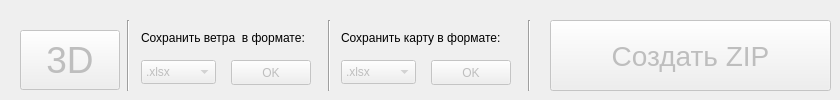
        <widget class="QWidget" name="output_data_tab">
         <attribute name="title">
          <string>Вывод</string>
         </attribute>
         <widget class="Line" name="save_wind_delimeter_line">
          <property name="geometry">
           <rect>
            <x>120</x>
            <y>20</y>
            <width>16</width>
            <height>71</height>
           </rect>
          </property>
          <property name="orientation">
           <enum>Qt::Vertical</enum>
          </property>
         </widget>
         <widget class="Line" name="sav_map_delimeter_line">
          <property name="geometry">
           <rect>
            <x>321</x>
            <y>20</y>
            <width>16</width>
            <height>71</height>
           </rect>
          </property>
          <property name="orientation">
           <enum>Qt::Vertical</enum>
          </property>
         </widget>
         <widget class="QComboBox" name="map_save_format_combo_box">
          <property name="enabled">
           <bool>false</bool>
          </property>
          <property name="geometry">
           <rect>
            <x>341</x>
            <y>60</y>
            <width>75</width>
            <height>24</height>
           </rect>
          </property>
          <item>
           <property name="text">
            <string>.xlsx</string>
           </property>
          </item>
          <item>
           <property name="text">
            <string>.jpg</string>
           </property>
          </item>
          <item>
           <property name="text">
            <string>.png</string>
           </property>
          </item>
          <item>
           <property name="text">
            <string>.jpeg</string>
           </property>
          </item>
         </widget>
         <widget class="QLabel" name="map_saver_format_label">
          <property name="geometry">
           <rect>
            <x>341</x>
            <y>30</y>
            <width>171</width>
            <height>16</height>
           </rect>
          </property>
          <property name="text">
           <string>Сохранить карту в формате:</string>
          </property>
         </widget>
         <widget class="QPushButton" name="save_map_button">
          <property name="enabled">
           <bool>false</bool>
          </property>
          <property name="geometry">
           <rect>
            <x>431</x>
            <y>60</y>
            <width>80</width>
            <height>25</height>
           </rect>
          </property>
          <property name="text">
           <string>OK</string>
          </property>
         </widget>
         <widget class="Line" name="save_in_zip_delimeter_line">
          <property name="geometry">
           <rect>
            <x>521</x>
            <y>20</y>
            <width>16</width>
            <height>71</height>
           </rect>
          </property>
          <property name="orientation">
           <enum>Qt::Vertical</enum>
          </property>
         </widget>
         <widget class="QPushButton" name="open_map_visualization_button">
          <property name="enabled">
           <bool>false</bool>
          </property>
          <property name="geometry">
           <rect>
            <x>20</x>
            <y>30</y>
            <width>100</width>
            <height>60</height>
           </rect>
          </property>
          <property name="minimumSize">
           <size>
            <width>100</width>
            <height>60</height>
           </size>
          </property>
          <property name="maximumSize">
           <size>
            <width>100</width>
            <height>60</height>
           </size>
          </property>
          <property name="baseSize">
           <size>
            <width>100</width>
            <height>50</height>
           </size>
          </property>
          <property name="font">
           <font>
            <pointsize>28</pointsize>
           </font>
          </property>
          <property name="toolTip">
           <string>&lt;html&gt;&lt;head/&gt;&lt;body&gt;&lt;p&gt;Открыть 3D визуализацию текущего обЪекта&lt;/p&gt;&lt;/body&gt;&lt;/html&gt;</string>
          </property>
          <property name="text">
           <string>3D</string>
          </property>
         </widget>
         <widget class="QPushButton" name="save_in_zip_button">
          <property name="enabled">
           <bool>false</bool>
          </property>
          <property name="geometry">
           <rect>
            <x>550</x>
            <y>20</y>
            <width>281</width>
            <height>71</height>
           </rect>
          </property>
          <property name="font">
           <font>
            <pointsize>21</pointsize>
           </font>
          </property>
          <property name="text">
           <string>Создать ZIP</string>
          </property>
          <property name="icon">
           <iconset resource="res.qrc">
            <normaloff>:/imgs/images/zip.png</normaloff>:/imgs/images/zip.png</iconset>
          </property>
          <property name="iconSize">
           <size>
            <width>40</width>
            <height>40</height>
           </size>
          </property>
         </widget>
         <widget class="QComboBox" name="wind_save_format_combo_box">
          <property name="enabled">
           <bool>false</bool>
          </property>
          <property name="geometry">
           <rect>
            <x>141</x>
            <y>60</y>
            <width>75</width>
            <height>24</height>
           </rect>
          </property>
          <item>
           <property name="text">
            <string>.xlsx</string>
           </property>
          </item>
          <item>
           <property name="text">
            <string>.png</string>
           </property>
          </item>
          <item>
           <property name="text">
            <string>.jpeg</string>
           </property>
          </item>
         </widget>
         <widget class="QPushButton" name="save_wind_button">
          <property name="enabled">
           <bool>false</bool>
          </property>
          <property name="geometry">
           <rect>
            <x>231</x>
            <y>60</y>
            <width>80</width>
            <height>25</height>
           </rect>
          </property>
          <property name="text">
           <string>OK</string>
          </property>
         </widget>
         <widget class="QLabel" name="wind_saver_format_label">
          <property name="geometry">
           <rect>
            <x>141</x>
            <y>30</y>
            <width>171</width>
            <height>16</height>
           </rect>
          </property>
          <property name="text">
           <string>Сохранить ветра  в формате:</string>
          </property>
         </widget>
        </widget>
